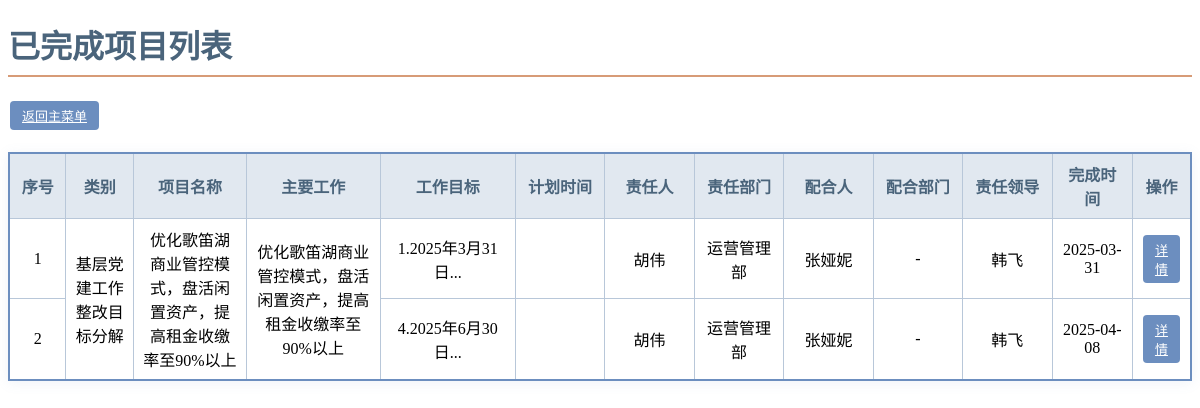
Screenshot of /finished_projects (signed in) with the database file from the repository.
### tables this page shows
CREATE TABLE finished_projects (
            id INTEGER PRIMARY KEY AUTOINCREMENT,
            original_id INTEGER,
            category TEXT NOT NULL,
            project_name TEXT NOT NULL,
            main_work TEXT NOT NULL,
            work_goal TEXT NOT NULL,
            completion_time DATE NOT NULL,
            responsible_person_id INTEGER REFERENCES users(id),
            responsible_department TEXT NOT NULL,
            collaborator TEXT,
            collaborating_department TEXT,
            responsible_leader_id INTEGER REFERENCES users(id),
            completion_status_1 TEXT,
            completion_status_2 TEXT,
            completion_status_3 TEXT,
            completion_status_4 TEXT,
            completion_status_5 TEXT,
            completion_status_6 TEXT,
            completion_status_7 TEXT,
            completion_status_8 TEXT,
            completion_status_9 TEXT,
            completion_status_10 TEXT,
            completion_time_finished DATE,
            final_summary TEXT,
            summary_status TEXT CHECK(summary_status IN ('pending', 'approved', 'rejected')),
            summary_submitted_at TIMESTAMP,
            summary_reviewed_at TIMESTAMP,
            review_comment TEXT
        );

CREATE TABLE users (
            id INTEGER PRIMARY KEY AUTOINCREMENT,
            username TEXT NOT NULL UNIQUE,
            password TEXT NOT NULL,
            phone TEXT,
            is_admin INTEGER DEFAULT 0,
            created_at TIMESTAMP DEFAULT CURRENT_TIMESTAMP
        );

### app.py (the view, shortened to what this page needs)
@app.route('/finished_projects', methods=['GET', 'POST'])
def finished_projects():
    current_datetime = datetime.datetime.now()
    if 'user_id' not in session:
        flash('请先登录以访问该页面', 'warning')
        return redirect(url_for('login', next=request.url))
    is_admin = session.get('is_admin', 0)
    error = None
    all_entries_sorted = []
    with get_db() as conn:
        try:
            raw_projects = conn.execute('''
                SELECT
                    fp.id AS project_id,
                    fp.category,
                    fp.project_name,
                    fp.main_work,
                    fp.work_goal,
                    fp.completion_time,
                    u1.username AS responsible_person,
                    fp.responsible_department,
                    fp.collaborator,
                    fp.collaborating_department,
                    u3.username AS responsible_leader,
                    fp.completion_time_finished,
                    CASE
                        WHEN fp.completion_time_finished > fp.completion_time
                            THEN '逾期'
                        ELSE '正常'
                    END AS status
                FROM finished_projects fp
                LEFT JOIN users u1 ON fp.responsible_person_id = u1.id
                LEFT JOIN users u3 ON fp.responsible_leader_id = u3.id
                ORDER BY fp.category, fp.project_name, fp.main_work
            ''').fetchall()
            work_groups = {}
            for idx, entry in enumerate(raw_projects):
                work_key = (entry['category'], entry['project_name'], entry['main_work'])
                work_groups.setdefault(work_key, []).append(idx)
            all_entries_sorted = [dict(entry) for entry in raw_projects]
            for work_key, indices in work_groups.items():
                first_entry = all_entries_sorted[indices[0]]
                first_entry['main_work_rowspan'] = len(indices)
                for i in indices[1:]:
                    all_entries_sorted[i]['main_work_rowspan'] = 0
        except sqlite3.OperationalError as e:
            flash(f'数据库操作错误: {str(e)}', 'error')
            return redirect(url_for('index'))
        except Exception as e:
            flash(f'数据加载失败: {str(e)}', 'error')
            return redirect(url_for('index'))
    return render_template('finished_projects.html',
                        all_entries_sorted=all_entries_sorted,
                        is_admin=is_admin,
                        current_datetime=current_datetime)

### app.py (called while the page is built)
def get_db():
    if not hasattr(g, '_database'):
        try:
            g._database = sqlite3.connect(app.config['DATABASE'])
            g._database.row_factory = sqlite3.Row
            init_sqlite_schema(g._database)
        except sqlite3.Error as e:
            print(f"数据库连接失败: {str(e)}")
            raise
    return g._database

def format_datetime(value, format='%Y-%m-%d'):
    if isinstance(value, str):
        try:
            date_obj = datetime.datetime.strptime(value, '%Y-%m-%d')
            return date_obj.strftime(format)
        except ValueError:
            return value
    elif isinstance(value, datetime.date):
        return value.strftime(format)
    return value

### templates/finished_projects.html (shortened to what this page needs)
<!DOCTYPE html>
<html lang="zh-CN">
<head>
</head>
<body>
    <h1>已完成项目列表</h1>
    <div style="margin-bottom:15px; display: flex; align-items: center; gap: 10px; flex-wrap: wrap;">
        <a href="{{ url_for('index') }}" class="btn">返回主菜单</a>
    </div>
    <table>
        <thead>
            <tr>
                <th>序号</th>
                <th>类别</th>
                <th>项目名称</th>
                <th>主要工作</th>
                <th>工作目标</th>
                <th>计划时间</th>
                <th>责任人</th>
                <th>责任部门</th>
                <th>配合人</th>
                <th>配合部门</th>
                <th>责任领导</th>
                <th>完成时间</th>
                <th>操作</th>
            </tr>
        </thead>
        <tbody>
            {% if not all_entries_sorted %}
                <tr>
                    <td colspan="13" class="no-data">暂无已完成项目数据</td>
                </tr>
            {% else %}
                {% set prev_group = [] %}
                {% for entry in all_entries_sorted %}
                    {% set current_group = [
                        entry.main_work,
                        entry.work_goal,
                        entry.responsible_person
                    ] %}
                    <tr class="
                    ">
                        <td>{{ loop.index }}</td>
                        {% if entry.main_work_rowspan > 0 %}
                        <td rowspan="{{ entry.main_work_rowspan }}">
                            {{ entry.category }}
                        </td>
                        <td rowspan="{{ entry.main_work_rowspan }}">
                            {{ entry.project_name }}
                        </td>
                        <td rowspan="{{ entry.main_work_rowspan }}">
                            {{ entry.main_work }}
                        </td>
                        {% endif %}
                        <td>{{ entry.work_goal|default('', true)|truncate(15) }}</td>
                        <td>{{ entry.plan_date|dateformat('%Y-%m-%d') }}</td>
                        <td>{{ entry.responsible_person|default('-', true) }}</td>
                        <td>{{ entry.responsible_department }}</td>
                        <td>{{ entry.collaborator|default('-', true) }}</td>
                        <td>{{ entry.collaborating_department|default('-', true) }}</td>
                        <td>{{ entry.responsible_leader|default('-', true) }}</td>
                        <td>
                            <span class="{% if entry.status == '逾期' %}status-overdue{% endif %}">
                                {{ entry.completion_time_finished|dateformat('%Y-%m-%d') }}
                            </span>
                        </td>
                        <td>
                            <div style="display:flex;flex-direction:column;gap:2px">
                                <a href="{{ url_for('finished_project_detail', project_id=entry.project_id) }}"
                                   class="btn">详情</a>
                            </div>
                        </td>
                    </tr>
                {% endfor %}
            {% endif %}
        </tbody>
    </table>
</body>
</html>

### templates/finished_projects.html (style rules this page uses)
table { width: 100%; border: 2px solid #6C8EBF; border-collapse: collapse; margin-top: 20px; box-shadow: 0 2px 12px rgba(108, 142, 191, 0.1); }
th, td { border: 1px solid #B8C7D9; padding: 8px; text-align: center; vertical-align: middle; word-wrap: break-word; }
th { background: #E1E8F0; color: #4A647B; font-weight: 600; }
.btn { background: #6C8EBF; color: white; padding: 5px 12px; border-radius: 4px; border: none; cursor: pointer; margin: 2px; font-size: 13px; }
h1 { color: #4A647B; border-bottom: 2px solid #D79B77; padding-bottom: 8px; }
th:nth-child(1) { width: 5%; }
th:nth-child(2) { width: 6%; }
th:nth-child(3) { width: 10%; }
th:nth-child(4) { width: 12%; }
th:nth-child(5) { width: 12%; }
th:nth-child(6) { width: 8%; }
th:nth-child(7) { width: 8%; }
th:nth-child(8) { width: 8%; }
th:nth-child(9) { width: 8%; }
th:nth-child(10) { width: 8%; }
th:nth-child(11) { width: 8%; }
th:nth-child(12) { width: 10%; }
th:nth-child(13) { width: 4%; }

### rows the page displays
finished_projects: category "基层党建工作整改目标分解", project_name "优化歌笛湖商业管控模式，盘活闲置资产，提高租金收缴率至90%以上", main_work "优化歌笛湖商业管控模式，盘活闲置资产，提高租金收缴率至90%以上", work_goal "1.2025年3月31日...", responsible_person "胡伟", responsible_department "运营管理部", collaborator "张娅妮", collaborating_department "-", responsible_leader "韩飞", completion_time_finished "2025-03-31"
finished_projects: work_goal "4.2025年6月30日...", responsible_person "胡伟", responsible_department "运营管理部", collaborator "张娅妮", collaborating_department "-", responsible_leader "韩飞", completion_time_finished "2025-04-08"
